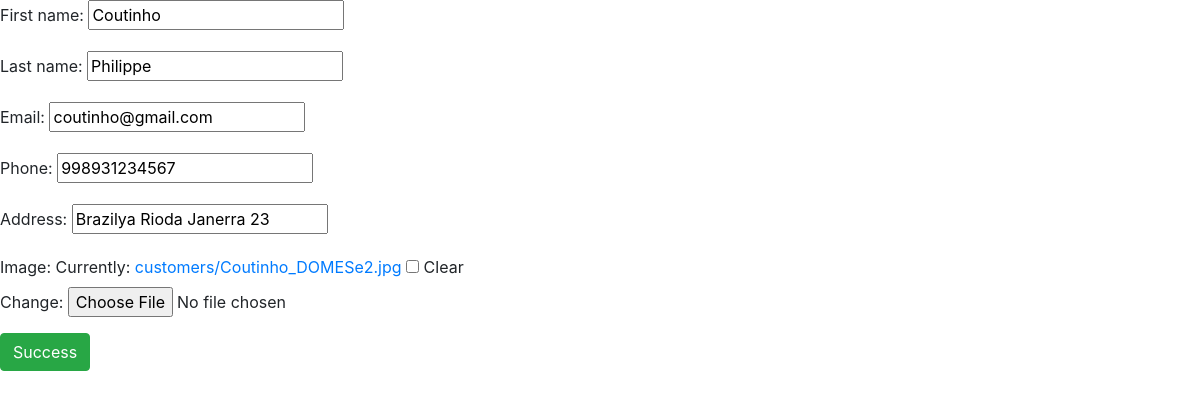
The page /customers/edit/5/ on the database its author committed.
### customers/models.py (models this page shows, shortened)
class BaseModel(models.Model):
    created_at = models.DateTimeField(auto_now_add=True)
    updated_at = models.DateTimeField(auto_now=True)
    class Meta:
        abstract = True

class Customer(BaseModel):
    first_name = models.CharField(max_length=100)
    last_name = models.CharField(max_length=100)
    email = models.EmailField(unique=True)
    phone = models.CharField(max_length=20)
    address = models.CharField(max_length=255, null=True, blank=True)
    image = models.ImageField(upload_to='customers/', blank=True, null=True)
    joined = models.DateTimeField(auto_now_add=True)
    class Meta:
        db_table = 'customers'

### customers/views.py (the view)
# urls.py: path('edit/<int:customer_id>/', views.customer_update, name='customer_update'),
def customer_update(request, customer_id):
    customer = get_object_or_404(Customer, id=customer_id)
    form = CustomerForm(instance=customer)
    if request.method == "POST":
        if request.method == 'POST':
            form = CustomerForm(request.POST, request.FILES, instance=customer)
            if form.is_valid():
                form.save()
                return redirect('customer_detail', customer_id)
    context = {
        'form': form,
        'customers': customer,
        }
    return render(request, 'customers/edit-customer.html', context)

### customers/forms.py
class CustomerForm(forms.ModelForm):
    class Meta:
        model = Customer
        fields = '__all__'

### customers/templates/customers/edit-customer.html (shortened to what this page needs)
<!DOCTYPE html>
{% load static %}
<html lang="en">
<head>
    <link rel="stylesheet" href="https://cdn.jsdelivr.net/npm/bootstrap@4.0.0/dist/css/bootstrap.min.css">
</head>
<body>
    <form method="post" enctype="multipart/form-data">
        {{ form.as_p }}
        <button type="submit" class="btn btn-success">Success</button>
    </form>
</body>
</html>

### rows shown on the page
Customer: first_name "Coutinho", last_name "Philippe", email "coutinho@gmail.com", phone "998931234567", address "Brazilya Rioda Janerra 23"
